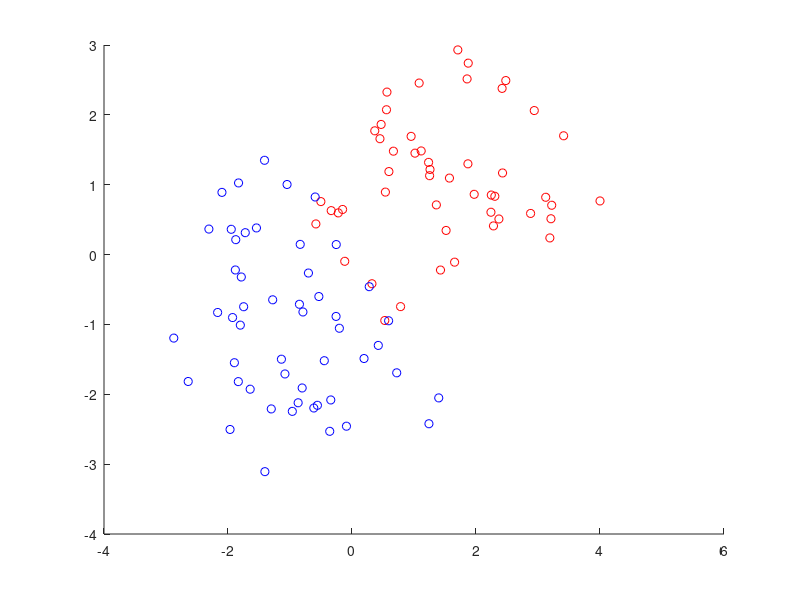

Source code (MATLAB):
%Simple classification using an artifical data with two classess
%of Gaussians witht he same covariance matrices. 
X1 = 1 + randn(50, 2);
X2 = -1 + randn(51, 2);

%class labels
Y1 = ones(50,1);
Y2 = -ones(51,1);

%Merging the 'dataset'
X =[X1;X2];
Y= [Y1;Y2];

%Visualization
figure;
hold on;
plot(X1(:,1),X1(:,2),'ro');
plot(X2(:,1),X2(:,2),'bo');
hold off;